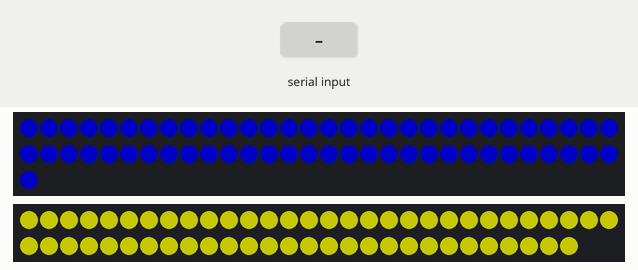
The sketch below on a simulated Arduino Uno, built with avr-gcc and run on an emulated ATmega328P. Shown: 61 RGB LEDs in strip order, left to right, continuing on the next row, 58 RGB LEDs in strip order, left to right, continuing on the next row. Inputs (shaded band) come from the test bench. Dim RGB values are drawn brighter than linear; what the sketch prints to the serial monitor is not drawn.

Above: at 1.2 s.
1.3 s: "4" received over Serial
At 1.56 s:
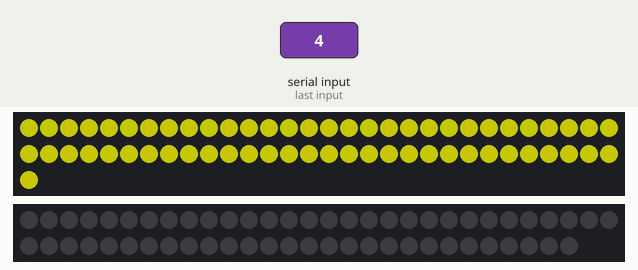
3.1 s: "1" received over Serial
At 4.4 s:
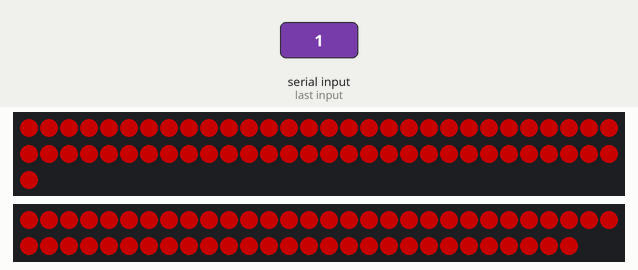
4.7 s: "2" received over Serial
At 5.8 s:
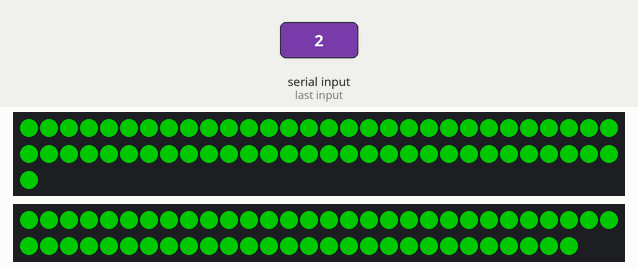
6.2 s: "3" received over Serial
At 6.9 s:
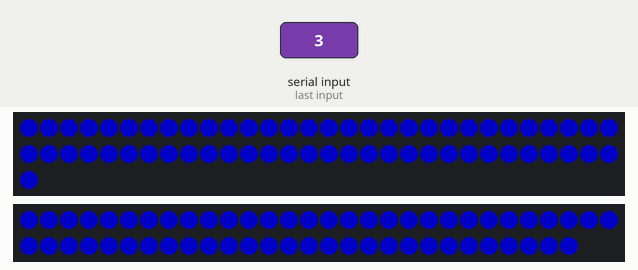
7.7 s: "5" received over Serial
At 7.76 s:
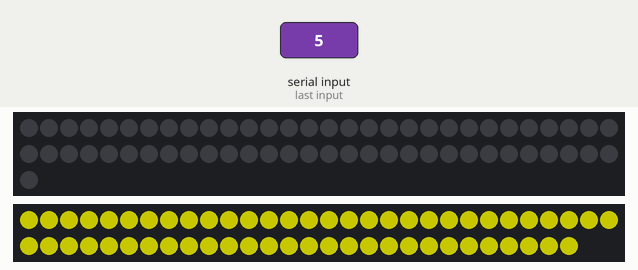
9.8 s: "0" received over Serial
Timing chart, 0 to 12.3 s (numbered marks = the images above; inputs shaded):
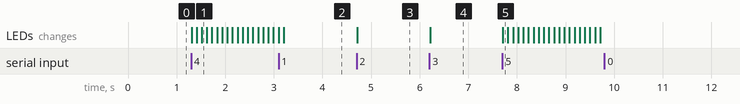

Measured:
- after the input at 1.3 s, the LEDs: change at once (image 1)
- after the input at 3.1 s, the LEDs: change after 0.11 s (image 2)
- after the input at 4.7 s, the LEDs: change at once (image 3)
- after the input at 6.2 s, the LEDs: change at once (image 4)
- after the input at 7.7 s, the LEDs: change at once (image 5)
- after the input at 9.8 s, every drawn part: stays the same

The sketch:

LEDBoard.ino
```cpp
#include <Adafruit_NeoPixel.h>
//LED Thresholds
const float SLOW = 20000;
const float MED = SLOW * 2;
const float FAST = SLOW * 3;
const float CRAT = 52.6;


//hall sensor
volatile byte half_revolutions;
unsigned int rpm;
unsigned long timeold;
float velocity;
int WHEEL_RADIUS = 2.05;
float ct = 0;
float ct_prev = 0;

//Globals
struct color {
  uint16_t red;
  uint16_t grn;
  uint16_t blu;
};

char val; // variable to receive data from the serial port
color curColor;
color bruinColor1;
color bruinColor2;

//LED pins
#define PIN1 2
#define PIN2 5
#define numLED1 61
#define numLED2 58
#define HALL_EFFECT_SENSOR 3 // only interrupt pins are 2 and 3
Adafruit_NeoPixel strip1 = Adafruit_NeoPixel(numLED1, PIN1);
Adafruit_NeoPixel strip2 = Adafruit_NeoPixel(numLED2, PIN2);


void setup() {
  //Light Strip
  strip1.begin();
  strip1.show();
  strip2.begin();
  strip2.show();
  setBright(99);

  //Hall Sensor
  Serial.begin(9600); //Serial.begin(9600);
  pinMode(HALL_EFFECT_SENSOR, INPUT);
  attachInterrupt(HALL_EFFECT_SENSOR, magnet_detect, RISING);//Initialize the interrupt pin (Arduino digital pin 4)
  half_revolutions = 0;
  rpm = 0;
  timeold = 0;

  velocity = 0;
  curColor = {0, 0, 255};
  bruinColor1 = {0, 0, 255};
  bruinColor2 = {255, 255, 0};
  lightAll(1, bruinColor1);
  lightAll(2, bruinColor2);
  Serial.println("Starting");
}

void loop() {
  //hall sensor
  /*
    if (half_revolutions >= 10) {
    updateVelocity();
    curColor = v2C(velocity, curColor);

    Serial.print("red: ");
    Serial.println(curColor.red);
    Serial.print("grn: ");
    Serial.println(curColor.grn);
    Serial.print("blu: ");
    Serial.println(curColor.blu);

    lightAll(1, curColor);
    lightAll(2, curColor);
    }
  */

  if ( Serial.available() )      // if data is available to read
  {
    val = Serial.read();         // read it and store it in 'val'
    Serial.print(val);
    Serial.print("got here");
  }
  switch (val) {
    case '1':
      lightAll(1, {255, 0, 0});
      lightAll(2, {255, 0, 0});
      break;
    case '2':
      lightAll(1, {0, 255, 0});
      lightAll(2, {0, 255, 0});
      break;
    case '3':
      lightAll(1, {0, 0, 255});
      lightAll(2, {0, 0, 255});
      break;
    case '4':
      lightAll(1, {255, 255, 0});
      lightAll(2, {0, 0, 0});
      delay(100);
      lightAll(1, {0, 0, 0});
      delay(100);
      break;
    case '5':
      lightAll(1, {0, 0, 0});
      lightAll(2, {255, 255, 0});
      delay(100);
      lightAll(2, {0, 0, 0});
      delay(100);
      break;
    case '0':
      lightAll(1, {0, 0, 0});
      lightAll(2, {0, 0, 0});
      break;
  }

  /*
    //Light Test
    color F1 = {255, 0, 0};
    color F2 = {255, 255, 0};
    color F3 = {0, 255, 0};
    color F4 = {0, 0, 255};
    lightAll(1, F1);
    lightAll(2, F1);
    delay(1500);
    lightAll(1, F2);
    lightAll(2, F2);
    delay(1500);
    lightAll(1, F3);
    lightAll(2, F3);
    delay(1500);
    lightAll(1, F4);
    lightAll(2, F4);
    delay(1500);
  */

}
```

HelperFunctions.ino
```cpp
color v2C(double vel, color curColor) {
  if (vel <= SLOW) {
    curColor.red = 255;
    curColor.grn = min(vel / CRAT, 255);
    curColor.blu = 0;
  }
  else if (vel <= MED) {
    curColor.red = max(255 - ((vel - SLOW) / CRAT), 0);
    curColor.grn = 255;
    curColor.blu = 0;
  }
  else if (vel <= FAST) {
    curColor.red = 0;
    curColor.grn = max(255 - ((vel - MED) / (CRAT * 2)), 0);
    curColor.blu = min((vel - MED) / (CRAT * 2), 0);
  }
  else
  {
    curColor.red = 0;
    curColor.grn = 0;
    curColor.blu = 255;
  }

  return {curColor.red, curColor.grn, curColor.blu};
}

/*Hall Sensor*/
void magnet_detect()//This function is called whenever a magnet/interrupt is detected by the arduino
{
  half_revolutions++;
//  Serial.println("detect");
//  Serial.println(half_revolutions);
  ct_prev = ct;
  ct = millis();
  Serial.print("Time Difference: ");
  Serial.println(ct_prev - ct);
}

void updateVelocity()
{
//  rpm = 30 * 1000 / (millis() - timeold) * half_revolutions;
//  timeold = millis();
//  half_revolutions = 0;
//  velocity = 2 * WHEEL_RADIUS * 3.14 * rpm; // in cm/min
//  Serial.println("Speed (cm/min):");
//  Serial.println(velocity);
}

/*LED Strip*/
void lightAll(uint16_t stripNum, color curColor) //Lights all LEDS on strip (designated by stripNum; either 1 or 2)
{
  switch (stripNum) {
    case 1:
      for (int i = 0; i < numLED1; i++) {
        strip1.setPixelColor(i, curColor.red, curColor.grn, curColor.blu);
      }
      strip1.show();
      break;

    case 2:
      for (int i = 0; i < numLED2; i++) {
        strip2.setPixelColor(i, curColor.red, curColor.grn, curColor.blu);
      }
      strip2.show();
      break;
  }
}

void setBright(uint16_t lvl) //Sets brightness for both strips
{
  strip1.setBrightness(lvl);
  strip2.setBrightness(lvl);
}

void lightsOff() //Turns off all lights on both strips
{
  strip1.show();
  strip2.show();
}

/*void pulseBoth( uint16_t numPulses, color curColor) //Pulsates both strips
{
  for ( int n = 0; n < numPulses; n++) {
    for (int i = 0; i < max(numLED1, numLED2); i++)
    {
      if (i < numLED1) {
        strip1.setPixelColor(i, curColor.red, curColor.grn, curColor.blu);
      }
      if (i < numLED2) {
        strip2.setPixelColor(i, curColor.red, curColor.grn, curColor.blu);
      }
      strip1.show()
      strip2.show();
      delay(50);
    }
  }
}*/
```
